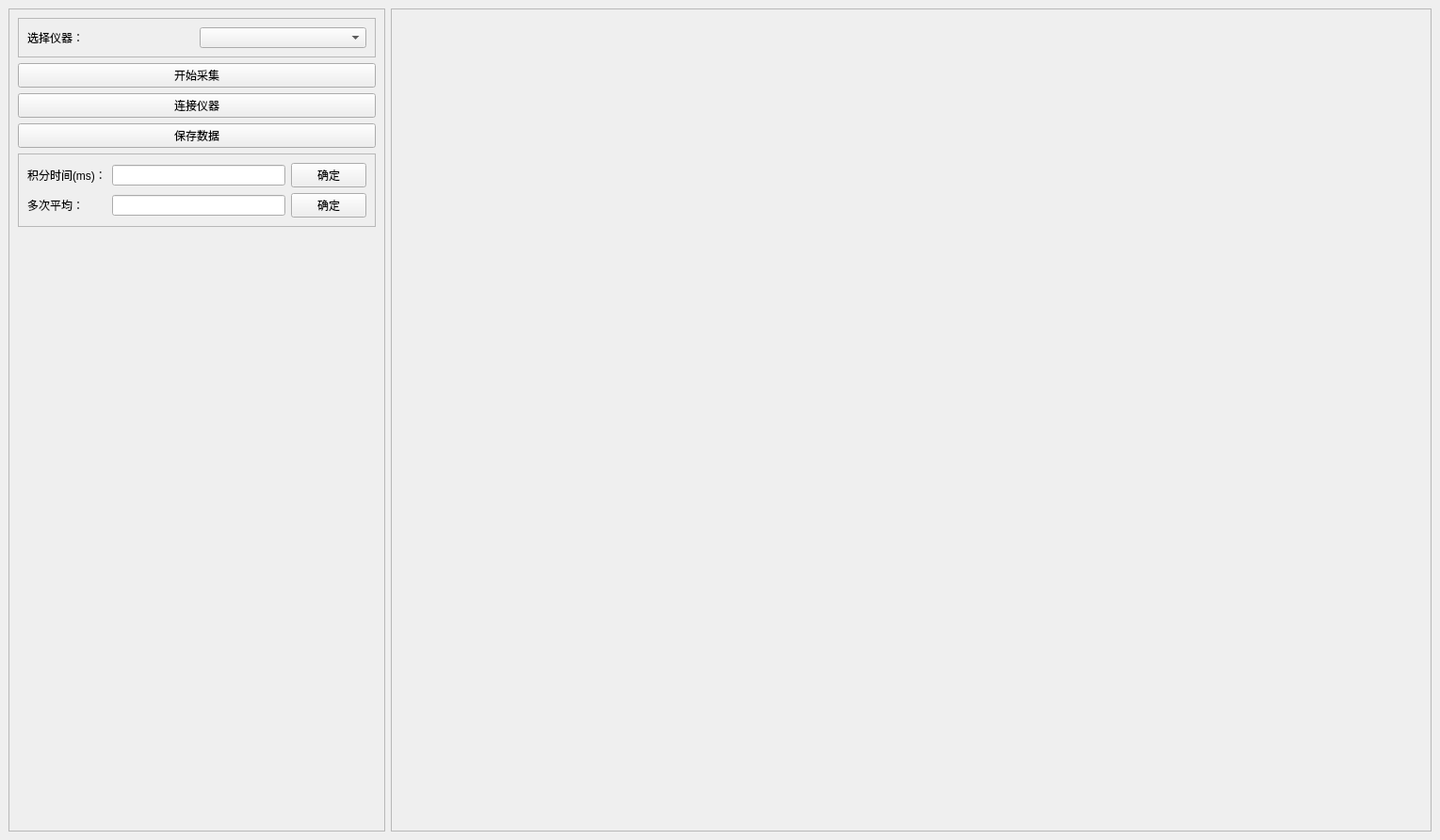
<?xml version="1.0" encoding="UTF-8"?>
<ui version="4.0">
 <class>MainWindow</class>
 <widget class="QMainWindow" name="MainWindow">
  <property name="geometry">
   <rect>
    <x>0</x>
    <y>0</y>
    <width>1529</width>
    <height>892</height>
   </rect>
  </property>
  <property name="windowTitle">
   <string>MainWindow</string>
  </property>
  <widget class="QWidget" name="centralwidget">
   <layout class="QHBoxLayout" name="horizontalLayout_2">
    <item>
     <widget class="QFrame" name="menu">
      <property name="maximumSize">
       <size>
        <width>400</width>
        <height>16777215</height>
       </size>
      </property>
      <property name="frameShape">
       <enum>QFrame::StyledPanel</enum>
      </property>
      <property name="frameShadow">
       <enum>QFrame::Raised</enum>
      </property>
      <layout class="QVBoxLayout" name="verticalLayout">
       <item>
        <widget class="QFrame" name="frame">
         <property name="frameShape">
          <enum>QFrame::StyledPanel</enum>
         </property>
         <property name="frameShadow">
          <enum>QFrame::Raised</enum>
         </property>
         <layout class="QHBoxLayout" name="horizontalLayout">
          <item>
           <widget class="QLabel" name="label_3">
            <property name="text">
             <string>选择仪器：</string>
            </property>
           </widget>
          </item>
          <item>
           <widget class="QComboBox" name="lstports"/>
          </item>
         </layout>
        </widget>
       </item>
       <item>
        <widget class="QPushButton" name="pushButton_2">
         <property name="text">
          <string>开始采集</string>
         </property>
        </widget>
       </item>
       <item>
        <widget class="QPushButton" name="pushButton">
         <property name="text">
          <string>连接仪器</string>
         </property>
        </widget>
       </item>
       <item>
        <widget class="QPushButton" name="Button_Save">
         <property name="text">
          <string>保存数据</string>
         </property>
        </widget>
       </item>
       <item>
        <widget class="QFrame" name="frame_3">
         <property name="frameShape">
          <enum>QFrame::StyledPanel</enum>
         </property>
         <property name="frameShadow">
          <enum>QFrame::Raised</enum>
         </property>
         <layout class="QGridLayout" name="gridLayout_2">
          <item row="0" column="0">
           <widget class="QLabel" name="label">
            <property name="text">
             <string>积分时间(ms)：</string>
            </property>
           </widget>
          </item>
          <item row="1" column="2">
           <widget class="QPushButton" name="pushButton_average">
            <property name="text">
             <string>确定</string>
            </property>
           </widget>
          </item>
          <item row="1" column="0">
           <widget class="QLabel" name="label_2">
            <property name="text">
             <string>多次平均：</string>
            </property>
           </widget>
          </item>
          <item row="1" column="1">
           <widget class="QLineEdit" name="LineEdit_average"/>
          </item>
          <item row="0" column="2">
           <widget class="QPushButton" name="pushButton_int_time">
            <property name="text">
             <string>确定</string>
            </property>
           </widget>
          </item>
          <item row="0" column="1">
           <widget class="QLineEdit" name="LineEdit_int_tine"/>
          </item>
         </layout>
        </widget>
       </item>
       <item>
        <spacer name="verticalSpacer">
         <property name="orientation">
          <enum>Qt::Vertical</enum>
         </property>
         <property name="sizeHint" stdset="0">
          <size>
           <width>20</width>
           <height>40</height>
          </size>
         </property>
        </spacer>
       </item>
      </layout>
     </widget>
    </item>
    <item>
     <widget class="QFrame" name="figarea">
      <property name="frameShape">
       <enum>QFrame::StyledPanel</enum>
      </property>
      <property name="frameShadow">
       <enum>QFrame::Raised</enum>
      </property>
      <layout class="QVBoxLayout" name="verticalLayout_2">
       <item>
        <widget class="MPLinQT" name="plotting" native="true"/>
       </item>
       <item>
        <widget class="QWidget" name="toolbar" native="true">
         <property name="maximumSize">
          <size>
           <width>16777215</width>
           <height>200</height>
          </size>
         </property>
        </widget>
       </item>
      </layout>
     </widget>
    </item>
   </layout>
  </widget>
 </widget>
 <customwidgets>
  <customwidget>
   <class>MPLinQT</class>
   <extends>QWidget</extends>
   <header>mplinqt.h</header>
   <container>1</container>
  </customwidget>
 </customwidgets>
 <resources/>
 <connections/>
</ui>
